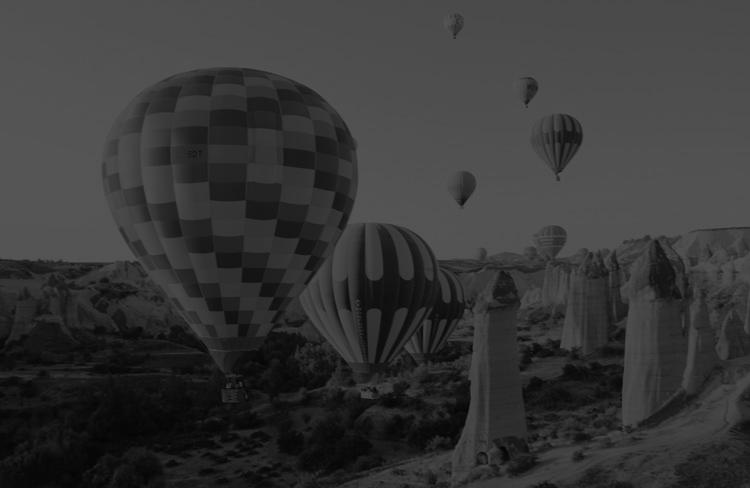
#> input picture resultado.jpg, 750 x 488 px
$ python escala_cinza.py
#> lines starting #> are read from the running program, lines starting #| are printed output that depends on the picture
#> the answer given: resultado.jpg
#> in black_white, baloes is the input picture: PIL image 750x488 RGB; min 0, max 93, mean 54.7
import os
from PIL import Image

# [6 lines of commented-out code are left out]

'''
  Modo convencional
   - Não considera uma media ponderada, portanto
      Não é possível realizar uma transformação
        com qualidade
'''
def grayscale(colored):
    w, h = colored.size    # Tupla que entrega a largura e altura da imagem
    img = Image.new("RGB", (w,h))

    for col in range(w):
        for lin in range(h):
            pxl = colored.getpixel((col,lin))  # Pegando cada pixel
            luminance = (pxl[0] + pxl[1] + pxl[2]) // 3    # Pegando a quantidade de luminancia do pixel, com base na media dos tres valores RGB
            img.putpixel((col, lin), (luminance, luminance, luminance))
    return img

'''
  Modo real
   - É feito uma média ponderada na imagem
     em razão do seguinte:
       (1) Verde possui mais preferência, logo perde MENOS intensidade de cor
       (2) Vermelho vem em seguida, perdendo pouco MAIS intensidade
       (3) Azul por ultimo, perdendo MUITA INTENSIDADE DE COR

        ----> Ela da maior peso para o verde
'''
def true_grayscale(colored):
    w, h = colored.size    # Tupla que entrega a largura e altura da imagem
#> w = 750; h = 488
    img = Image.new("RGB", (w,h))
#> img: PIL image 750x488 RGB; every value is 0

    for col in range(w):
        for lin in range(h):
            pxl = colored.getpixel((col,lin))  # Pegando cada pixel
            luminance = int( 0.3 * pxl[0] + 0.59 * pxl[1] + 0.11 * pxl[2]) // 3    # Pegando a quantidade de luminancia do pixel, com base na media ponderada supracitada no comentario acima.
            img.putpixel((col, lin), (luminance, luminance, luminance))
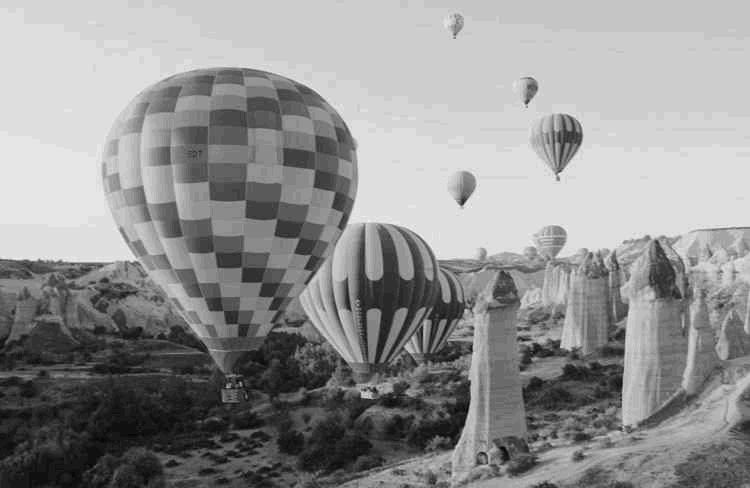
#> img: PIL image 750x488 RGB; min 0, max 31, mean 17.8; drawn with min black and max white
    return img
# ---------------------------------------------------------------------------------------------------------------------------------------------------
def black_white(infile, outfile):
    baloes = Image.open(infile)
    pb_baloes = true_grayscale(baloes)
    pb_baloes.save(outfile)


def main():
    from sys import argv
    if len(argv) == 1:
        file = input('Qual o arquivo? R = ')
    else:
        file = argv[1]

    black_white(file, 'resultado.jpg')

if __name__ == '__main__':
    main()
